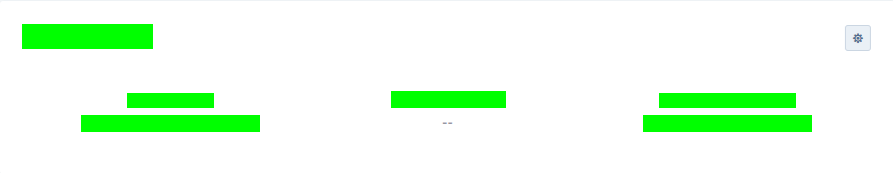
#> input picture Output.png, 893 x 173 px
$ python main.py   (older library calls are emulated)
#> lines starting #> are read from the running program, lines starting #| are printed output that depends on the picture; after the words box and inside, x2 and y2 are one past the last pixel; in counts of white or black regions, pixels touching at a corner belong together
### utils.py
import cv2
import numpy as np

class Shape:
    def __init__(self, x, y, w, h):
        self.x = x
        self.y = y
        self.w = w
        self.h = h
    def is_valid_shape(self, img_shape):
        return self.x>0 and self.x<img_shape[1] and self.y>0 and self.y<img_shape[0]

def get_bounding_box_of_contour(cnt,offset=0):
  # Only draw the the largest number of boxes

    # Use OpenCV boundingRect function to get the details of the contour
    x,y,w,h = cv2.boundingRect(cnt)
    shape = Shape(x-offset,y-offset, w+offset, h+offset)
    return True, shape

# [4 lines left out: function crop_img_in_shape, not called in this run]

def get_contour_pos_centre(cnt):
    M = cv2.moments(cnt)
    cx=-1
    cy=-1
    if M['m00'] !=0:
        cx = int(M['m10'] / M['m00'])
        cy = int(M['m01'] / M['m00'])
    return cx, cy

def get_contour_pos_left(cnt):
    _,bounds =  get_bounding_box_of_contour(cnt)
    M = cv2.moments(cnt)
    cx=-1
    cy=-1
    if M['m00'] !=0:
        cx = int(M['m10'] / M['m00'])
        cy = int(M['m01'] / M['m00'])
    return cx-(bounds.w//2), cy-(bounds.h//2)


# [5 lines left out: function output_cnt_pos, not called in this run]

def get_contours(img, mode=cv2.RETR_TREE):
    if len(img.shape) == 3:
        img = cv2.cvtColor(img, cv2.COLOR_BGR2GRAY)
    img = blur(img, 3)
    img = apply_canny_filter(img,lower_threshold=0, higher_threshold=40)
    contours, _ = cv2.findContours(img,
    mode, cv2.CHAIN_APPROX_SIMPLE)
    return contours


def blur(img, strength=3):
    img_blur = cv2.GaussianBlur(img, (strength,strength), 0)
    return img_blur


def apply_canny_filter(img, lower_threshold=100, higher_threshold=200):
    edges = cv2.Canny(image=img.copy(), threshold1=lower_threshold, threshold2=higher_threshold)
    return edges

### main.py
import cv2
import numpy as np
import math
import utils
import hierarchy

def apply_sobel_filter(img, kernel_size=5):
    # Sobel Edge Detection
    sobelx = cv2.Sobel(src=img, ddepth=cv2.CV_64F, dx=1, dy=0, ksize=kernel_size) # Sobel Edge Detection on the X axis
    sobely = cv2.Sobel(src=img, ddepth=cv2.CV_64F, dx=0, dy=1, ksize=kernel_size) # Sobel Edge Detection on the Y axis
    sobelxy = cv2.Sobel(src=img, ddepth=cv2.CV_64F, dx=1, dy=1, ksize=kernel_size)
    filtered_image_xy = cv2.convertScaleAbs(sobelxy)
    return filtered_image_xy

def apply_laplacian_filter(img, kernel_size=5):
    laplacian = cv2.Laplacian(img, ksize=kernel_size, ddepth=cv2.CV_64F)
    filtered_img = cv2.convertScaleAbs(laplacian)
    return filtered_img

def calculate_contour_distance(contour1, contour2):
    x1, y1, w1, h1 = cv2.boundingRect(contour1)
    c_x1 = x1 + w1/2
    c_y1 = y1 + h1/2

    x2, y2, w2, h2 = cv2.boundingRect(contour2)
    c_x2 = x2 + w2/2
    c_y2 = y2 + h2/2

    return math.sqrt((c_x2-c_x1)**2 + (c_y2-c_y1)**2)

def merge_contours(contour1, contour2):
    return np.concatenate((contour1, contour2), axis=0)

def merge_matches(contours,current_cnt,matches, keys):
    for i in range(len(keys)):
        if keys[i] in matches and len(matches[keys[i]]) == 0:
            current_cnt = merge_contours(current_cnt, contours[keys[i]])
            del matches[keys[i]]
        elif keys[i] in matches:

            current_cnt = merge_matches(contours, current_cnt, matches, matches[keys[i]])

            del matches[keys[i]]
    return current_cnt


def group_contours(contours, threshold_distance):
    visited_points = {}
    grouped_contours = []
    matches = {}

    for i in range(len(contours)):
        for j in range(i+1,len(contours)):
            if i != j:
                distance = calculate_contour_distance(contours[i], contours[j])
                if distance< threshold_distance:
                    if i not in matches:
                        matches[i] = [j]
                    else:
                        matches[i].append(j)

        if i not in matches:
            matches[i] = []

    merged_contours = []


    for key in matches.copy():

        if key in matches:

            arr = matches[key]

            if len(arr) != 0:
                merged = merge_matches(contours, contours[key], matches, arr)
                merged_contours.append(merged)

            else:
                merged_contours.append(contours[key])

    return tuple(merged_contours)

def show_seperate_cnt(img, contours):
    cv2.namedWindow("output", cv2.WINDOW_AUTOSIZE )

    for i, cnt in enumerate(contours):
        black = np.zeros(img.shape, dtype = np.uint8)


        cv2.drawContours(black, [cnt], -1, (255, 0, 0), 1)
        cv2.imwrite(f"seperate_cnt/{i}.png",black)


def remove_same_contours(contours):
    contours = list(contours)
    pos_map = {}
    valid_contours = []
    for i, cnt in enumerate(contours):
        pos = utils.get_contour_pos_centre(cnt)
        if pos not in pos_map:
            pos_map[pos] = True
            valid_contours.append(cnt)


    contours = tuple(valid_contours)
    return contours

def output_cnt_area(contours):
    output = ""
    for i,cnt in enumerate(contours):
        output += str(cv2.contourArea(cnt))+", "
    print(output)


def remove_lower_area_cnt(sorted_contours, lowest_area):
    sorted_contours = list(sorted_contours)
    for i, cnt in enumerate(sorted_contours):
        area = cv2.contourArea(cnt)
        if area>lowest_area:
            return tuple(sorted_contours[i:])


img = cv2.imread("Output.png")
#> img is the input picture: shape (173, 893, 3); mean B, G, R 230.9, 254.8, 230.8
img = cv2.resize(img, (0,0), fx=3.0, fy=3.0)
#> img: shape (519, 2679, 3)
original_img = img.copy()
img = cv2.cvtColor(img, cv2.COLOR_BGR2GRAY)
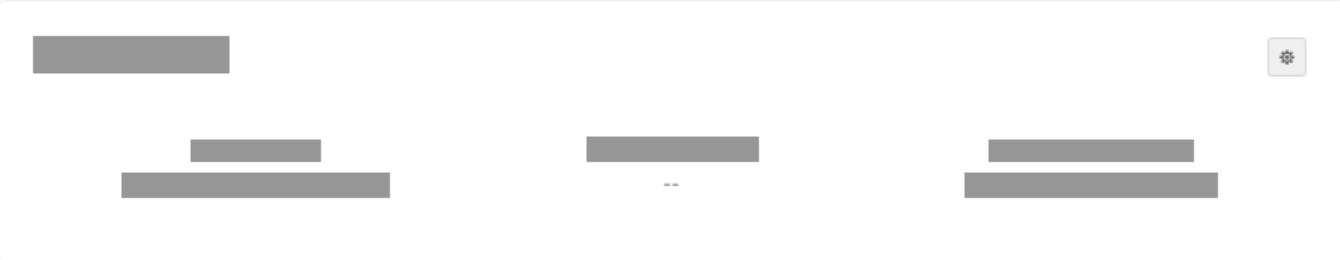
#> img: shape (519, 2679) (shown at 1/2 size); min 105, max 255, mean 244.9

EDGE_METHOD = 'canny'
FONT = cv2.FONT_HERSHEY_SIMPLEX
ORG = (50, 50)
FONTSCALE = 0.5
COLOR = (255, 0, 0)
THICKNESS = 1
base_img = img.copy()


cv2.imshow("img",img)
cv2.imwrite("Output_edges.png", img)
cv2.waitKey(0)


contours = utils.get_contours(img)
#> in apply_canny_filter, `edges = cv2.Canny(image=img.copy(), threshold1=lower_threshold, thresh..`:
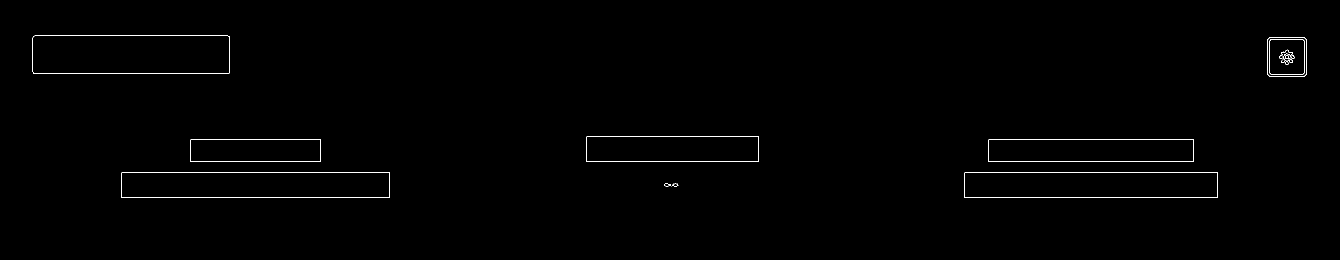
#> edges: shape (519, 2679) (shown at 1/2 size); 0.46% white in thin lines or dots, all inside (x1, y1, x2, y2) = (65, 71, 2614, 396)
#> in get_contours, `contours, _ = cv2.findContours(img, mode, cv2.CHAIN_APPROX_SIMPLE)`: contours = 33 contours, 15 with area under 20; largest, box (x1, y1, x2, y2) and area: (65, 71, 459, 147) 29464, (65, 71, 459, 147) 29462, (242, 344, 780, 396) 27376, (242, 344, 780, 396) 27374, (1928, 344, 2436, 396) 25846

print("Length of contours before:", len(contours))
#| Length of contours before: 33
contours = remove_same_contours(contours)
#> the loop in remove_same_contours, `for i, cnt in enumerate(contours):` made 33 passes
#> (cx in get_contour_pos_centre, cy in get_contour_pos_centre) on passes 2, 5, 6, 7, 8, 9, 10, 11, 12, 13, 14, 15: (1351, 369), (1334, 370), (2181, 369), (2181, 369), (510, 369), (510, 369), (2181, 300), (2181, 300), (510, 300), (510, 300), (1344, 297), (1344, 297)
#> (cnt, cx in get_contour_pos_centre, cy in get_contour_pos_centre) on passes 1, 3, 4, 22, 23, 24: ([[1342, 372]], -1, -1), ([[1347, 367], [1346, 368], [1345, 368], [1348, 368]], 1347, 367), ([[1349, 366], [1352, 366]], -1, -1), ([[2569, 116]], -1, -1), ([[2565, 115]], -1, -1), ([[2583, 113], [2583, 115]], -1, -1)
#> after the loop in remove_same_contours, `for i, cnt in enumerate(contours):`: pos_map = 17 items; valid_contours = 17 contours, 9 with area under 20; largest, box (x1, y1, x2, y2) and area: (65, 71, 459, 147) 29464, (242, 344, 780, 396) 27376, (1928, 344, 2436, 396) 25846, (1976, 278, 2388, 324) 18484, (1172, 272, 1518, 324) 17584, (380, 278, 642, 324) 11734, (2534, 74, 2614, 154) 6163, (2571, 111, 2581, 125) 32
#> in remove_same_contours, `contours = tuple(valid_contours)`: contours has the same summary as valid_contours
#> contours has the same summary as valid_contours in remove_same_contours
print("Length of contours after removal:", len(contours))
#| Length of contours after removal: 17

#contours = sorted(contours, key=cv2.contourArea, reverse=False)
merged_contours = group_contours(contours, threshold_distance=30)
#> the loop in group_contours, `for i in range(len(contours)):` made 17 passes
#> the loop in group_contours, `for key in matches.copy(): ` made 17 passes
print("Length of contours after cluster:", len(merged_contours))
#| Length of contours after cluster: 8
merged_contours = sorted(merged_contours, key=cv2.contourArea, reverse=False)
merged_contours = remove_lower_area_cnt(merged_contours, 5)
#> the loop in remove_lower_area_cnt, `for i, cnt in enumerate(sorted_contours):` made 1 pass
output_cnt_area(merged_contours)
#> the loop in output_cnt_area, `for i,cnt in enumerate(contours):` made 8 passes
#| 7.0, 5382.5, 11734.0, 17584.0, 18484.0, 25846.0, 27376.0, 29464.0,

hull = []

for i, cnt in enumerate(merged_contours):
    hull.append(cv2.convexHull(cnt, False))
#> this loop made 8 passes


black = np.zeros(img.shape, dtype = np.uint8)


sorted_x_contours = sorted(hull, key =lambda x: utils.get_contour_pos_left(x)[0])
#> (the run stopped early here; a loop or call above may not have finished)
